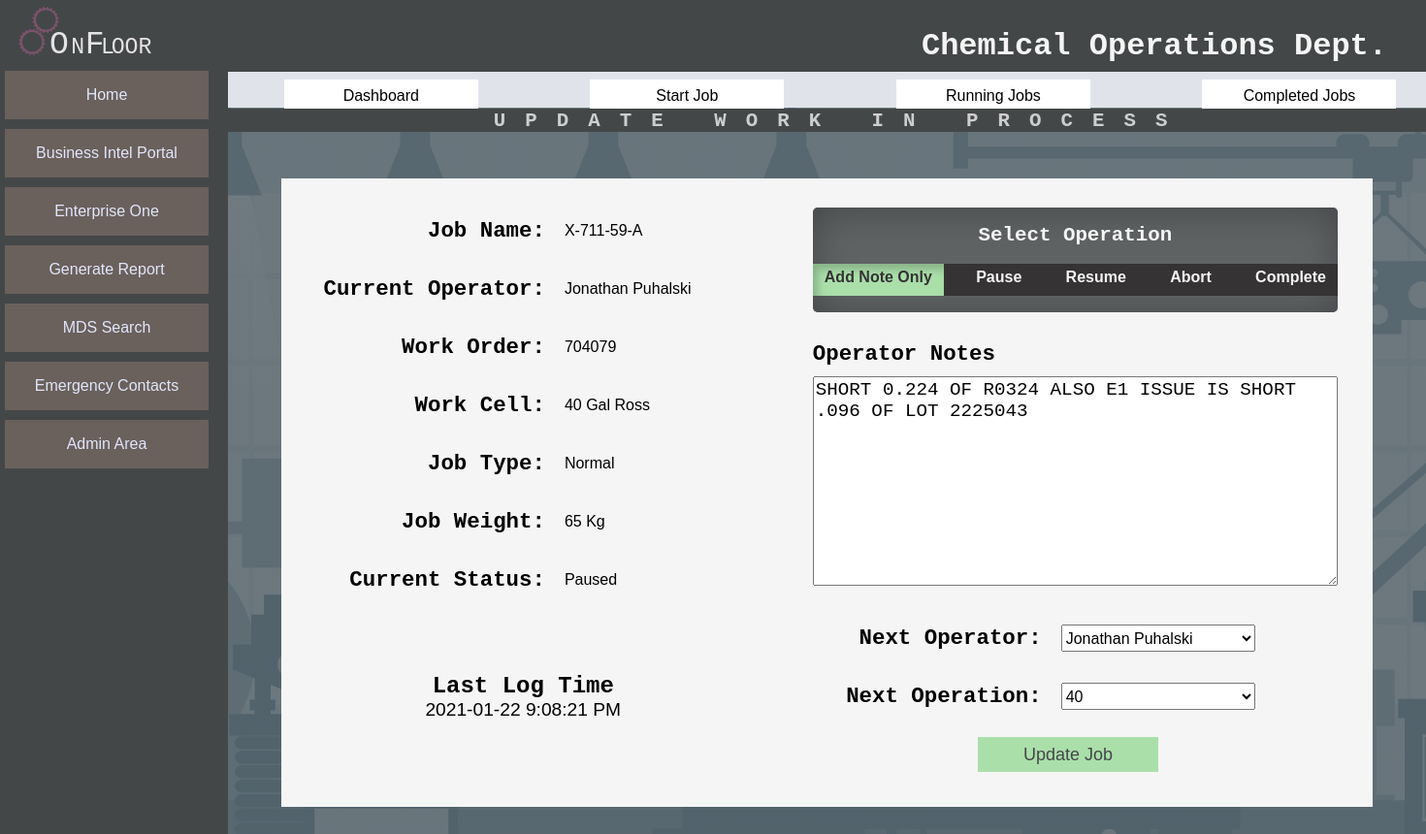
/update_job/919, run on an earlier commit of the app's database.
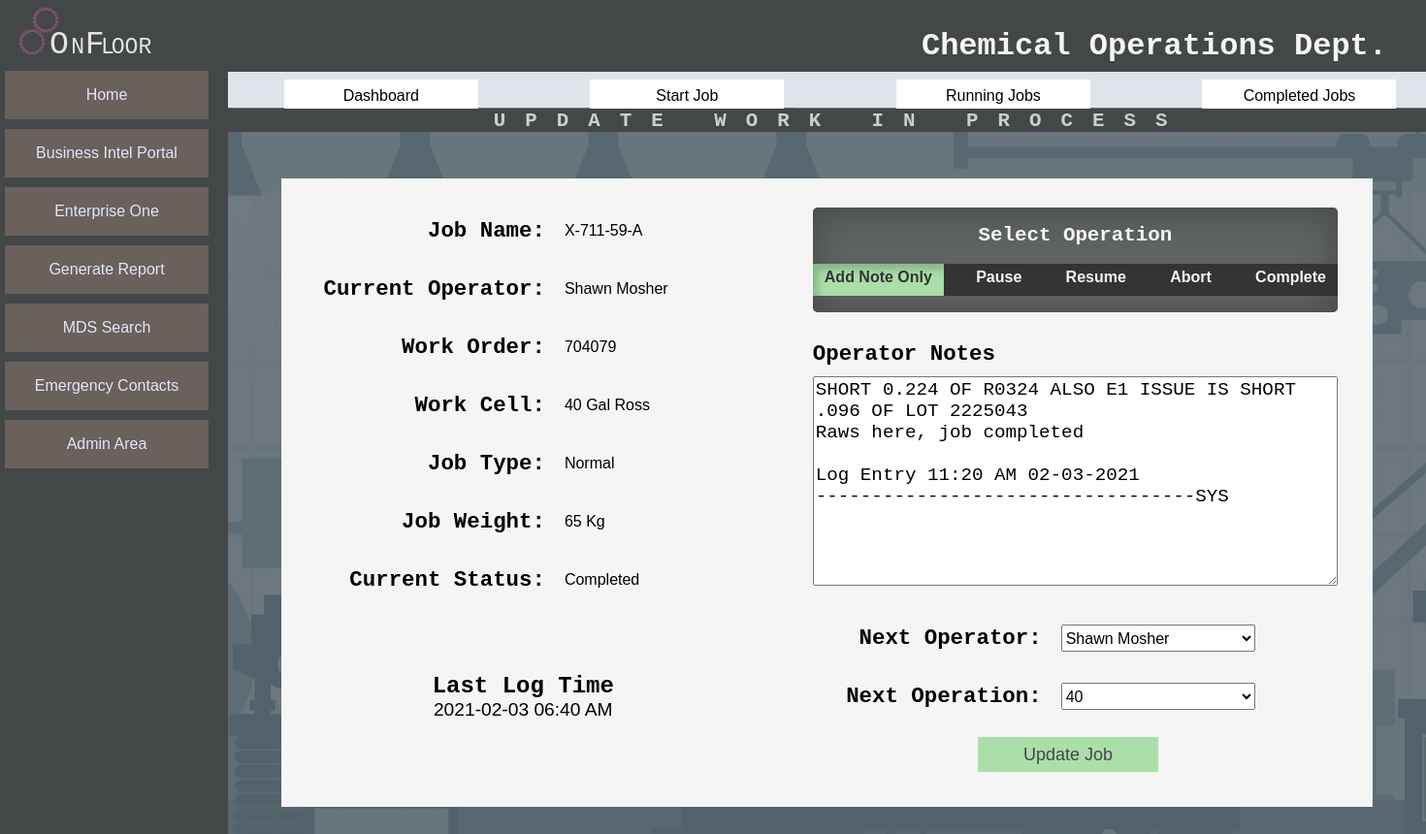
And on a later commit of the database.
### tables this page shows
CREATE TABLE `Job_Status` (
	`Status_ID` INTEGER NOT NULL PRIMARY KEY AUTOINCREMENT,
	`Status` TEXT NOT NULL);

CREATE TABLE `Job_Record` (
	`Job_ID` INTEGER NOT NULL PRIMARY KEY AUTOINCREMENT,
	`Job` TEXT,
	`Work_Order` TEXT,
	`Job_Weight`  INTEGER NOT NULL,
	`Work_Cell`  INTEGER NOT NULL,
	`Job_Type`  INTEGER NOT NULL,
	`Job_Status` INTEGER NOT NULL,
	`Start_Time` TEXT,
	`Notes` TEXT,
	`In-Process_Testing` INEGER,
	`Pre_Adjustment` INTEGER,
	`End_Time` TEXT,
	`Total_Operations` INTEGER,
	`Start_Date` TEXT,
	`End_Date` TEXT,
	`Last_Operation` INTEGER
);

### app.py (the view)
@app.route("/update_job/<jobID>", methods=["GET", "POST"])
def updateJob(jobID):
    page = "UPDATE WORK IN PROCESS"
    oplist = DB.getActiveOperators()
    typeList = DB.getJobType()
    workcellList = DB.getWorkCells()
    result = DB.setUpdateForm(jobID)
    job = {
    'job ID': result[0][0],
    'job name': result[0][1],
    'work order': result[0][2],
    'cell': result[0][3],
    'cell ID': result[0][4],
    'status': result[0][5],
    'status ID': result[0][6],
     'type': result[0][7],
    'type ID': result[0][8],
    'weight': result[0][9],
    'activity ID' : result[0][10],
    'operator': result[0][11],
    'operator ID': result[0][12],
    'last op': result[0][13],
    'notes': result[0][14],
    'last activity': result[0][15],
    }
    operationValues = util.getAvailableOperationValues(job['last op'])
    errors = True
    if request.method == 'POST':
        errors = False
        if not request.form['action']:
            errors = True
        if not request.form['operator']:
            errors = True
        if not request.form['next-operation']:
            errors = True
        if not errors:
            now = datetime.now()
            time = now.strftime('%I:%M %p')
            date = now.strftime('%Y-%m-%d')
            dbNotes = job['notes']
            pageNotes = request.form['notes']
            OperatorID = request.form['operator']
            nextOperation = request.form['next-operation']
            action = request.form['action']
            status = action
            if action == "7":
                status = 1
            if action == "2":
                nextOperation = DB.getFinalOperationByID(job['job ID'])
                alias = util.getUserAlias(OperatorID)
                notes = pageNotes
                addNote = util.appendTimeStamp(alias,notes,'Job Completed')
            if(util.textHasChanged(dbNotes,pageNotes)):
                alias = util.getUserAlias(OperatorID)
                notes = pageNotes
                if action == "2":
                    addNote = util.appendTimeStamp(alias,notes,'Job Completed')
                else:
                    addNote = util.appendTimeStamp(alias,notes)
            else:
                if action == "2":
                    alias = util.getUserAlias(OperatorID)
                    addNote = util.appendTimeStamp(alias,dbNotes,'Job Completed')
                else:
                    addNote = dbNotes
            details = {
                'jobID': job['job ID'],
                'status': status,
                'activity': action,
                'notes' : addNote,
                'time' : time,
                'date' : date,
                'operation' : nextOperation,
                'operator' : request.form['operator']
            }
            DB.logActivity(details)
            if not(request.form['action'] == '2') and not(request.form['action'] == '5'):
                time = ''
                date = ''
            DB.updateJobRecord(details)
            details['job'] = job['job name']
            details['work order'] = job['work order']
            details['operator'] = DB.getOperatorByID(details['operator'])
            details['status'] = DB.getStatusByID(details['status'])
            page = "UPDATE SUCCESS"
            return render_template('update_job_success.html',details=details, page=page)
    else:
        return render_template('update_job.html',job=job, oplist=oplist, page=page, operationValues=operationValues)
    return render_template('update_job.html',job=job, oplist=oplist, page=page, operationValues=operationValues)

### data/DB.py (called while the page is built)
def make_connection():
    connection_String = "C:\\Users\\stephenb\\Desktop\\project x\\data\\JT_DATA.db" #work
    return sqlite3.connect(connection_String)

def end_connection(conn):
    conn.close()

def getActiveOperators():
    conn = make_connection()
    c = conn.cursor()
    SQL = Q.SelectActiveOperators()
    c.execute(SQL)
    items = c.fetchall()
    end_connection(conn)
    return items

def getWorkCells():
    conn = make_connection()
    c = conn.cursor()
    SQL = Q.SelectWorkCells()
    c.execute(SQL)
    items = c.fetchall()
    end_connection(conn)
    return items

def getJobType():
    conn = make_connection()
    c = conn.cursor()
    SQL = Q.SelectJobType()
    c.execute(SQL)
    items = c.fetchall()
    end_connection(conn)
    return items

def setUpdateForm(JobID):
    conn = make_connection()
    c = conn.cursor()
    SQL = Q.SelectJobToUpdate(JobID)
    c.execute(SQL)
    items = c.fetchall()
    end_connection(conn)
    return items

### data/SQL.py (called while the page is built)
def SelectJobType():
    SQL = "SELECT jc.Type_ID, jc.Type FROM Job_Categories jc; "
    return SQL

def SelectWorkCells():
    SQL = "SELECT wc.Cell_ID, wc.Cell FROM Work_Cells wc; "
    return SQL

### templates/update_job.html (shortened to what this page needs)
{% extends "layout.html"%}
    {% block body%}
         <form class="content-row-update-job" action="" method="POST">
            <p class="update-label">Job Name:</p>
            <p class="update-label">Current Operator:</p>
            <p class="update-label">Work Order:</p>
            <p class="update-label">Work Cell:</p>
            <p class="update-label">Job Type:</p>
            <p class="update-label">Job Weight:</p>
            <p class="update-label">Current Status:</p>
            <div class="timestamp">
                <p style="font-weight: bold;">Last Log Time</p>
                <p>{{job['last activity']}}</p>
            </div>
            <p class="update-value">{{job['job name']}}</p>
            <p class="update-value">{{job['operator']}}</p>
            <p class="update-value">{{job['work order']}}</p>
            <p class="update-value">{{job['cell']}}</p>
            <p class="update-value">{{job['type']}}</p>
            <p class="update-value">{{job['weight']}} Kg</p>
            <p class="update-value">{{job['status']}}</p>
        <div class="radio-wrap">
            <h3 class="ckbx-heading">Select Operation</h3>
            <div class="radio-switch">
                <label for="add_note">Add Note Only</label>
                <label for="pause">Pause</label>
                <label for="resume">Resume</label>
                <label for="abort">Abort</label>
                <label for="complete">Complete</label>
            </div>
        </div>
        <div class="note-wrap-update">
            <label>Operator Notes</label>
            <textarea class="notes" name ='notes' autocomplete="off">{{job['notes']}}</textarea>
        </div>
        <label class="form-label-update">Next Operator: </label>
        <label class="form-label-update">Next Operation: </label>
        <select class="form-input"  name="operator">
            <option value="{{job['operator ID']}}" selected='selected'>{{job['operator']}}</option>
        </select>
        <select class="form-input" id="opval"  name="next-operation">
            {% for v in operationValues %}
                <option value="{{v}}">{{v}}</option>
            {% endfor %}
        </select>
        <input id="update-submit"class="submit" type="submit" name="Start_new_job" value="Update Job">
    </form>
      {% endblock %}

What changed in the data, as far as the page shows it:
no longer on this page (row unchanged): Job_Status: status "Paused"
changed Job_Record: notes "SHORT 0.224 OF R0324 ALSO E1 ISSUE IS SHORT .096 OF LOT 2225043" → "SHORT 0.224 OF R0324 ALSO E1 ISSUE IS SHORT .096 OF LOT 2225043 Raws here, job completed Log Entry 11:20 AM 02-03-2021 ----------------------------------SYS"
now on this page (row unchanged): Job_Status: status "Completed"
Also different on the page:
{{ job['last activity'] }}: "2021-01-22 9:08:21 PM" → "2021-02-03 06:40 AM"
{{ job['operator'] }}: "Jonathan Puhalski" → "Shawn Mosher"
form field operator: "Jonathan Puhalski" → "Shawn Mosher"
